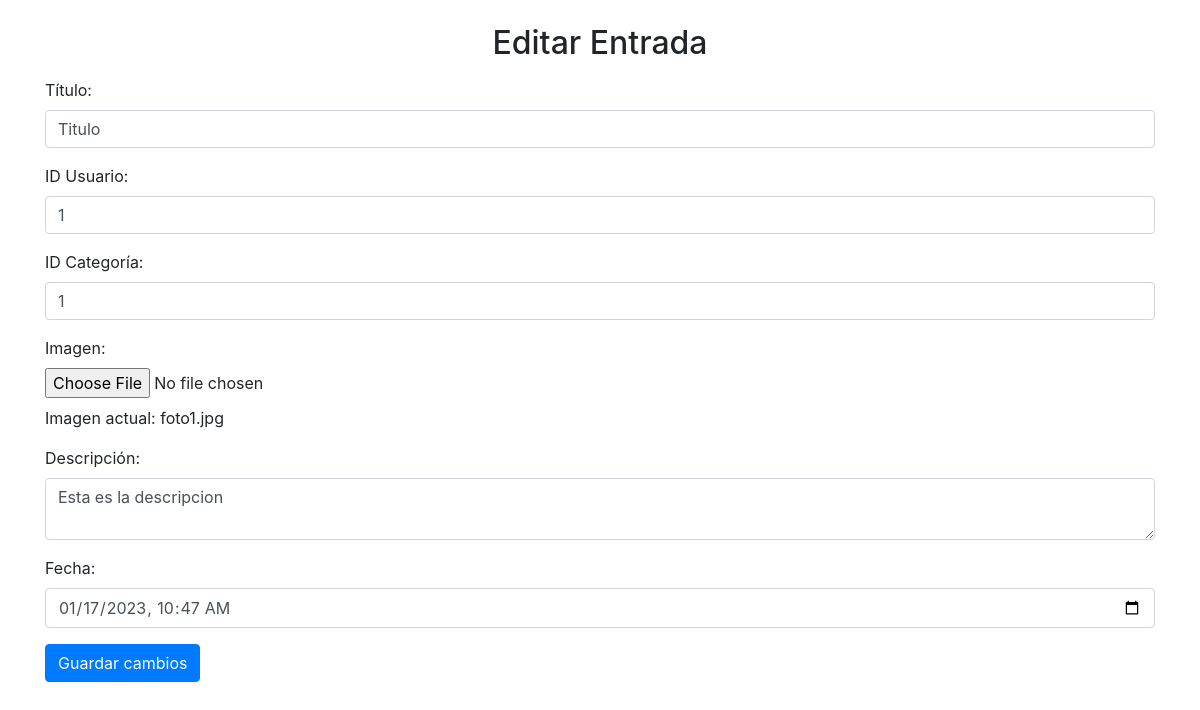
/ficherosDelproyecto/manejo_entradas/editar_entrada/editar_entrada.php?id=1, run on the app's committed database.
### tables this page shows
CREATE TABLE `entradas` (
  `IDENT` int(5) NOT NULL,
  `IDUSUARIO` int(5) NOT NULL,
  `IDCATEGORIA` int(5) NOT NULL,
  `TITULO` varchar(40) NOT NULL,
  `IMAGEN` varchar(40) NOT NULL,
  `DESCRIPCION` text NOT NULL,
  `FECHA` timestamp NOT NULL DEFAULT current_timestamp() ON UPDATE current_timestamp()
);

### ficherosDelproyecto/manejo_entradas/editar_entrada/editar_entrada.php (the view, shortened to what this page needs)
<!DOCTYPE html>
<html lang="es">
<head>
    <link rel="stylesheet" href="https://maxcdn.bootstrapcdn.com/bootstrap/4.0.0-beta.2/css/bootstrap.min.css"
>
</head>
<body>
    <div class="container mt-4">
        <h2 class="mt-3 mb-3 d-flex justify-content-center align-items-center flex-column">Editar Entrada</h2>
        <?php
        include '../../conexion.php';
        try {
            if (isset($_GET['id']) && is_numeric($_GET['id'])) {
                $idEntrada = filter_input(INPUT_GET, 'id', FILTER_SANITIZE_NUMBER_INT);
                $query = $conexion->prepare("SELECT * FROM ENTRADAS WHERE IDENT = :idEntrada");
                $query->bindParam(':idEntrada', $idEntrada, PDO::PARAM_INT);
                $query->execute();
                $entrada = $query->fetch(PDO::FETCH_ASSOC);
            } else {
                echo '<p class="alert alert-warning">ID de entrada no válido.</p>';
                header('Location: ../listar_entradas.php');
                exit;
            }
        } catch (PDOException $ex) {
            echo '<p class="alert alert-danger">Error al procesar la solicitud: ' . $ex->getMessage() . '</p>';
        }
        ?>
        <form action="actualizar_entrada.php" method="post" enctype="multipart/form-data">
            <div class="form-group">
                <label for="titulo">Título:</label>
                <input type="text" class="form-control" id="titulo" name="titulo" value="<?php echo $entrada['TITULO']; ?>">
            </div>
            <div class="form-group">
                <label for="idUsuario">ID Usuario:</label>
                <input type="text" class="form-control" id="idUsuario" name="idUsuario" value="<?php echo $entrada['IDUSUARIO']; ?>">
            </div>
            <div class="form-group">
                <label for="idCategoria">ID Categoría:</label>
                <input type="text" class="form-control" id="idCategoria" name="idCategoria" value="<?php echo $entrada['IDCATEGORIA']; ?>">
            </div>
            <div class="form-group">
                <label for="imagen">Imagen:</label>
                <input type="file" class="form-control-file" id="imagen" name="imagen">
                <p class="mt-2">Imagen actual: <?php echo $entrada['IMAGEN']; ?></p>
            </div>
            <div class="form-group">
                <label for="descripcion">Descripción:</label>
                <textarea class="form-control" id="descripcion" name="descripcion"><?php echo $entrada['DESCRIPCION']; ?></textarea>
            </div>
            <div class="form-group">
                <label for="fecha">Fecha:</label>
                <input type="datetime-local" class="form-control" id="fecha" name="fecha" value="<?php echo date('Y-m-d\TH:i', strtotime($entrada['FECHA'])); ?>">
            </div>
            <button type="submit" class="btn btn-primary">Guardar cambios</button>
        </form>
    </div>
</body>
</html>

### data on the page
entradas: titulo "Titulo", idUsuario "1", idCategoria "1", IMAGEN "foto1.jpg", descripcion "Esta es la descripcion", fecha "01/17/2023 10:47"
